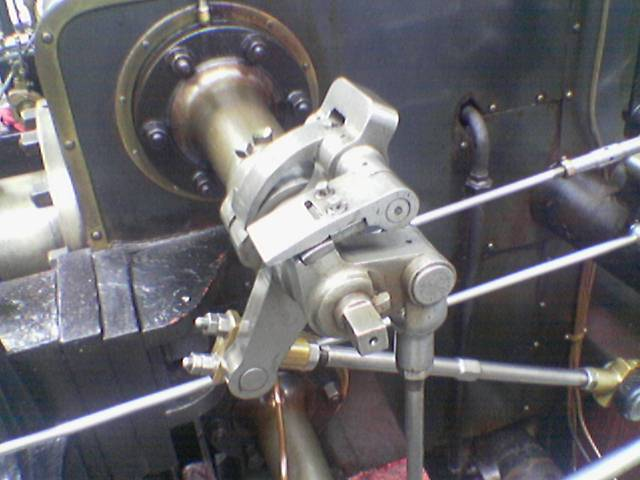
#> input picture Images/original_image.png, 640 x 480 px
$ python sobel_filter.py
#> lines starting #> are read from the running program, lines starting #| are printed output that depends on the picture
from matplotlib.image import imread
import matplotlib.pyplot as plt
import numpy as np

image_file = 'Images/original_image.png'
input_image = imread(image_file)
#> input_image is the input picture: shape (480, 640, 3) float32; mean R, G, B 0.417, 0.411, 0.427

r_img, g_img, b_img = input_image[:, :, 0], input_image[:, :, 1], input_image[:, :, 2]
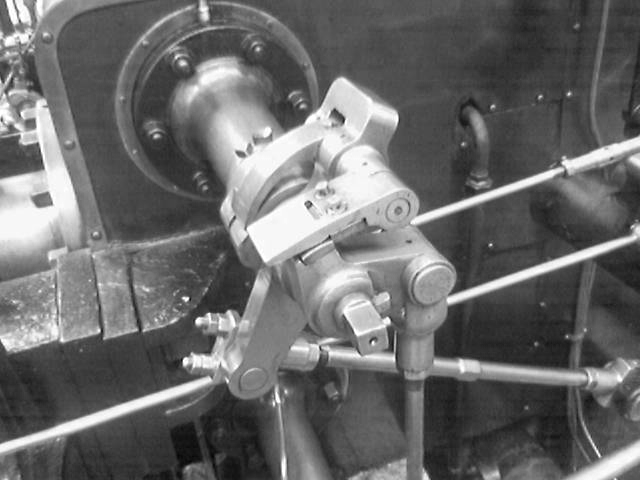
#> r_img: shape (480, 640) float32; min 0.0118, max 1, mean 0.417
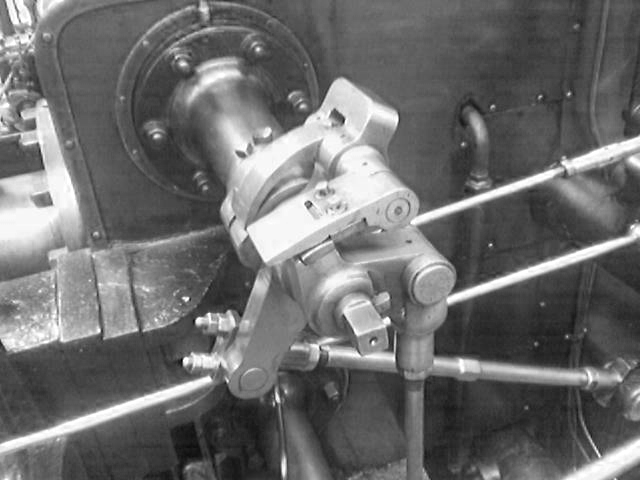
#> b_img: shape (480, 640) float32; min 0, max 1, mean 0.427

gamma = 2.5
r_const, g_const, b_const = 0.2126, 0.7152, 0.0722
grayscale_image = r_const * r_img * gamma + g_const * g_img * gamma + b_const * b_img * gamma

"""
     |                 |                 |                  |
     | 1.0   0.0  -1.0 |                 |  1.0   2.0   1.0 |
Gx = | 2.0   0.0  -2.0 |    and     Gy = |  0.0   0.0   0.0 |
     | 1.0   0.0  -1.0 |                 | -1.0  -2.0  -1.0 |
     |                 |                 |                  |
"""

Gx = np.array([[1.0, 0.0, -1.0], [2.0, 0.0, -2.0], [1.0, 0.0, -1.0]])
Gy = np.array([[1.0, 2.0, 1.0], [0.0, 0.0, 0.0], [-1.0, -2.0, -1.0]])

[rows, columns] = np.shape(grayscale_image)
#> rows = 480; columns = 640
sobel_filtered_image = np.zeros(shape=(rows, columns), dtype=np.uint8)

for i in range(rows - 2):
    for j in range(columns - 2):
        gx = np.sum(np.multiply(Gx, grayscale_image[i:i + 3, j:j + 3]))
        gy = np.sum(np.multiply(Gy, grayscale_image[i:i + 3, j:j + 3]))
        sobel_filtered_image[i + 1, j + 1] = np.sqrt(gx ** 2 + gy ** 2)
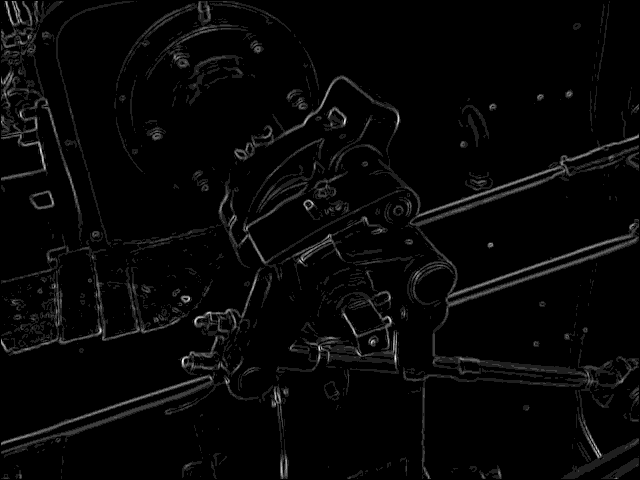
#> sobel_filtered_image: shape (480, 640); min 0, max 8, mean 0.205; drawn with min black and max white

fig = plt.figure(figsize=(20, 20))

fig.add_subplot(3, 1, 1)
plt.imshow(input_image)

fig.add_subplot(3, 1, 2)
plt.imshow(grayscale_image, cmap=plt.get_cmap('gray'))

fig.add_subplot(3, 1, 3)
plt.imshow(sobel_filtered_image, cmap=plt.get_cmap('gray'))

plt.show()
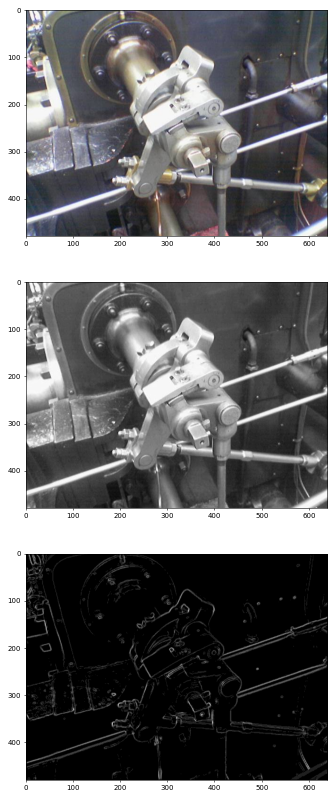
#> figure drawn by matplotlib, 3 panels

# plt.imsave('Images/sobel_filtered_image.png', sobel_filtered_image, cmap=plt.get_cmap('gray'))
